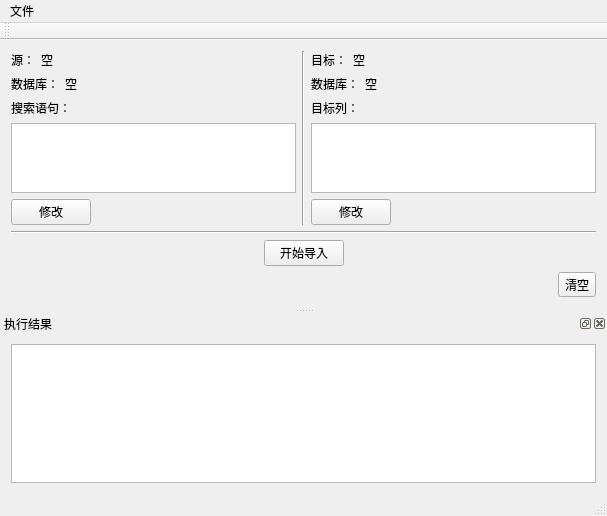
<?xml version="1.0" encoding="UTF-8"?>
<ui version="4.0">
 <class>MainWindow</class>
 <widget class="QMainWindow" name="MainWindow">
  <property name="geometry">
   <rect>
    <x>0</x>
    <y>0</y>
    <width>607</width>
    <height>516</height>
   </rect>
  </property>
  <property name="windowTitle">
   <string>MainWindow</string>
  </property>
  <widget class="QWidget" name="centralWidget">
   <layout class="QVBoxLayout" name="verticalLayout_3">
    <item>
     <layout class="QHBoxLayout" name="horizontalLayout_6">
      <item>
       <layout class="QVBoxLayout" name="verticalLayout">
        <item>
         <layout class="QHBoxLayout" name="horizontalLayout">
          <item>
           <widget class="QLabel" name="label">
            <property name="styleSheet">
             <string notr="true">font: 75 11pt &quot;黑体&quot;;</string>
            </property>
            <property name="text">
             <string>源：</string>
            </property>
           </widget>
          </item>
          <item>
           <widget class="QLabel" name="labelSourceHost">
            <property name="sizePolicy">
             <sizepolicy hsizetype="Expanding" vsizetype="Preferred">
              <horstretch>0</horstretch>
              <verstretch>0</verstretch>
             </sizepolicy>
            </property>
            <property name="styleSheet">
             <string notr="true">font: italic 9pt &quot;Arial&quot;;</string>
            </property>
            <property name="text">
             <string>空</string>
            </property>
           </widget>
          </item>
         </layout>
        </item>
        <item>
         <layout class="QHBoxLayout" name="horizontalLayout_2">
          <item>
           <widget class="QLabel" name="label_3">
            <property name="styleSheet">
             <string notr="true">font: 75 11pt &quot;黑体&quot;;</string>
            </property>
            <property name="text">
             <string>数据库：</string>
            </property>
           </widget>
          </item>
          <item>
           <widget class="QLabel" name="labeldbSourceDbName">
            <property name="sizePolicy">
             <sizepolicy hsizetype="Expanding" vsizetype="Preferred">
              <horstretch>0</horstretch>
              <verstretch>0</verstretch>
             </sizepolicy>
            </property>
            <property name="styleSheet">
             <string notr="true">font: italic 9pt &quot;Arial&quot;;</string>
            </property>
            <property name="text">
             <string>空</string>
            </property>
           </widget>
          </item>
         </layout>
        </item>
        <item>
         <widget class="QLabel" name="label_2">
          <property name="styleSheet">
           <string notr="true">font: 75 11pt &quot;黑体&quot;;</string>
          </property>
          <property name="text">
           <string>搜索语句：</string>
          </property>
         </widget>
        </item>
        <item>
         <widget class="QTextBrowser" name="textBrowserSourceSql">
          <property name="styleSheet">
           <string notr="true">
font: italic 11pt &quot;Calibri&quot;;</string>
          </property>
         </widget>
        </item>
        <item>
         <widget class="QPushButton" name="pushButtonChangeSourceSql">
          <property name="sizePolicy">
           <sizepolicy hsizetype="Fixed" vsizetype="Fixed">
            <horstretch>0</horstretch>
            <verstretch>0</verstretch>
           </sizepolicy>
          </property>
          <property name="text">
           <string>修改</string>
          </property>
         </widget>
        </item>
       </layout>
      </item>
      <item>
       <widget class="Line" name="line_2">
        <property name="orientation">
         <enum>Qt::Vertical</enum>
        </property>
       </widget>
      </item>
      <item>
       <layout class="QVBoxLayout" name="verticalLayout_2">
        <item>
         <layout class="QHBoxLayout" name="horizontalLayout_3">
          <item>
           <widget class="QLabel" name="label_4">
            <property name="styleSheet">
             <string notr="true">font: 75 11pt &quot;黑体&quot;;
</string>
            </property>
            <property name="text">
             <string>目标：</string>
            </property>
           </widget>
          </item>
          <item>
           <widget class="QLabel" name="labelTargetHost">
            <property name="sizePolicy">
             <sizepolicy hsizetype="Expanding" vsizetype="Preferred">
              <horstretch>0</horstretch>
              <verstretch>0</verstretch>
             </sizepolicy>
            </property>
            <property name="styleSheet">
             <string notr="true">font: italic 9pt &quot;Arial&quot;;</string>
            </property>
            <property name="text">
             <string>空</string>
            </property>
           </widget>
          </item>
         </layout>
        </item>
        <item>
         <layout class="QHBoxLayout" name="horizontalLayout_5">
          <item>
           <widget class="QLabel" name="label_6">
            <property name="styleSheet">
             <string notr="true">font: 75 11pt &quot;黑体&quot;;</string>
            </property>
            <property name="text">
             <string>数据库：</string>
            </property>
           </widget>
          </item>
          <item>
           <widget class="QLabel" name="labelTargetDbName">
            <property name="sizePolicy">
             <sizepolicy hsizetype="Expanding" vsizetype="Preferred">
              <horstretch>0</horstretch>
              <verstretch>0</verstretch>
             </sizepolicy>
            </property>
            <property name="styleSheet">
             <string notr="true">font: italic 9pt &quot;Arial&quot;;</string>
            </property>
            <property name="text">
             <string>空</string>
            </property>
           </widget>
          </item>
         </layout>
        </item>
        <item>
         <widget class="QLabel" name="label_7">
          <property name="styleSheet">
           <string notr="true">font: 75 11pt &quot;黑体&quot;;</string>
          </property>
          <property name="text">
           <string>目标列：</string>
          </property>
         </widget>
        </item>
        <item>
         <widget class="QTextBrowser" name="textBrowserTargetColumn">
          <property name="styleSheet">
           <string notr="true">font: italic 11pt &quot;Calibri&quot;;</string>
          </property>
         </widget>
        </item>
        <item>
         <widget class="QPushButton" name="pushButtonChangeTargetColumns">
          <property name="sizePolicy">
           <sizepolicy hsizetype="Fixed" vsizetype="Fixed">
            <horstretch>0</horstretch>
            <verstretch>0</verstretch>
           </sizepolicy>
          </property>
          <property name="text">
           <string>修改</string>
          </property>
         </widget>
        </item>
       </layout>
      </item>
     </layout>
    </item>
    <item>
     <widget class="Line" name="line">
      <property name="orientation">
       <enum>Qt::Horizontal</enum>
      </property>
     </widget>
    </item>
    <item>
     <layout class="QHBoxLayout" name="horizontalLayout_4">
      <item>
       <spacer name="horizontalSpacer_4">
        <property name="orientation">
         <enum>Qt::Horizontal</enum>
        </property>
        <property name="sizeHint" stdset="0">
         <size>
          <width>40</width>
          <height>20</height>
         </size>
        </property>
       </spacer>
      </item>
      <item>
       <widget class="QPushButton" name="pushButtonStartExport">
        <property name="sizePolicy">
         <sizepolicy hsizetype="Fixed" vsizetype="Fixed">
          <horstretch>0</horstretch>
          <verstretch>0</verstretch>
         </sizepolicy>
        </property>
        <property name="text">
         <string>开始导入</string>
        </property>
       </widget>
      </item>
      <item>
       <spacer name="horizontalSpacer_5">
        <property name="orientation">
         <enum>Qt::Horizontal</enum>
        </property>
        <property name="sizeHint" stdset="0">
         <size>
          <width>40</width>
          <height>20</height>
         </size>
        </property>
       </spacer>
      </item>
     </layout>
    </item>
    <item>
     <layout class="QHBoxLayout" name="horizontalLayout_7">
      <item>
       <spacer name="horizontalSpacer">
        <property name="orientation">
         <enum>Qt::Horizontal</enum>
        </property>
        <property name="sizeHint" stdset="0">
         <size>
          <width>40</width>
          <height>20</height>
         </size>
        </property>
       </spacer>
      </item>
      <item>
       <widget class="QToolButton" name="toolButtonClear">
        <property name="autoFillBackground">
         <bool>false</bool>
        </property>
        <property name="styleSheet">
         <string notr="true">font: 87 italic 8pt &quot;Arial Black&quot;;</string>
        </property>
        <property name="text">
         <string>清空</string>
        </property>
       </widget>
      </item>
     </layout>
    </item>
   </layout>
  </widget>
  <widget class="QMenuBar" name="menuBar">
   <property name="geometry">
    <rect>
     <x>0</x>
     <y>0</y>
     <width>607</width>
     <height>23</height>
    </rect>
   </property>
   <widget class="QMenu" name="menu">
    <property name="title">
     <string>文件</string>
    </property>
    <addaction name="actionOpenConfig"/>
    <addaction name="actionOpenDocWindow"/>
   </widget>
   <addaction name="menu"/>
  </widget>
  <widget class="QToolBar" name="mainToolBar">
   <attribute name="toolBarArea">
    <enum>TopToolBarArea</enum>
   </attribute>
   <attribute name="toolBarBreak">
    <bool>false</bool>
   </attribute>
  </widget>
  <widget class="QStatusBar" name="statusBar"/>
  <widget class="QDockWidget" name="dockWidgetResult">
   <property name="windowTitle">
    <string>执行结果</string>
   </property>
   <attribute name="dockWidgetArea">
    <number>8</number>
   </attribute>
   <widget class="QWidget" name="dockWidgetContents">
    <layout class="QVBoxLayout" name="verticalLayout_4">
     <item>
      <widget class="QTextBrowser" name="textBrowserResult">
       <property name="styleSheet">
        <string notr="true">font: 9pt &quot;微软雅黑&quot;;</string>
       </property>
      </widget>
     </item>
    </layout>
    <zorder>textBrowserResult</zorder>
    <zorder>toolButtonClear</zorder>
   </widget>
  </widget>
  <action name="actionOpenConfig">
   <property name="text">
    <string>打开配置文件</string>
   </property>
  </action>
  <action name="actionOpenDocWindow">
   <property name="text">
    <string>显示执行结果</string>
   </property>
  </action>
 </widget>
 <layoutdefault spacing="6" margin="11"/>
 <resources/>
 <connections/>
</ui>
